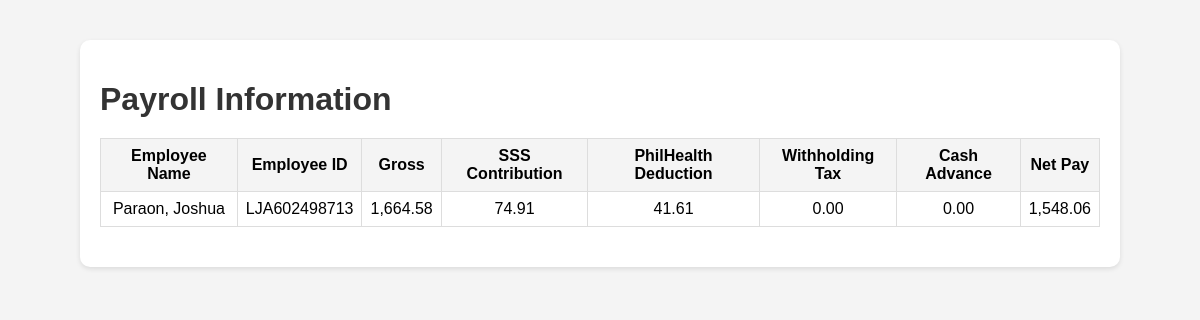
/view_payroll.php (signed in), run on the app's committed database.
### tables this page shows
CREATE TABLE `attendance` (
  `id` int(11) NOT NULL,
  `employee_id` int(11) NOT NULL,
  `date` date NOT NULL,
  `time_in` time NOT NULL,
  `status` int(1) NOT NULL,
  `time_out` time NOT NULL,
  `status_out` int(1) NOT NULL,
  `num_hr` double NOT NULL
);

CREATE TABLE `employees` (
  `id` int(11) NOT NULL,
  `employee_id` varchar(15) NOT NULL,
  `firstname` varchar(50) NOT NULL,
  `lastname` varchar(50) NOT NULL,
  `address` text NOT NULL,
  `birthdate` date NOT NULL,
  `contact_info` varchar(100) NOT NULL,
  `gender` varchar(10) NOT NULL,
  `position_id` int(11) NOT NULL,
  `schedule_id` int(11) NOT NULL,
  `photo` varchar(200) NOT NULL,
  `created_on` date NOT NULL,
  `qrtext` varchar(255) NOT NULL,
  `qrimage` varchar(255) NOT NULL,
  `password` varchar(255) NOT NULL
);

### view_payroll.php (the view, shortened to what this page needs)
<?php
include 'conn.php';
$employee_id = $_SESSION['employee_id'];
$to = date('Y-m-d');
$from = date('Y-m-d', strtotime('-30 day', strtotime($to)));
$sqlPayroll = "SELECT *, SUM(num_hr) AS total_hr, attendance.employee_id AS empid FROM attendance LEFT JOIN employees ON employees.id=attendance.employee_id LEFT JOIN position ON position.id=employees.position_id WHERE date BETWEEN '$from' AND '$to' AND employees.employee_id = '$employee_id' GROUP BY attendance.employee_id ORDER BY employees.lastname ASC, employees.firstname ASC;";
$resultPayroll = $conn->query($sqlPayroll);
?>
<!DOCTYPE html>
<html lang="en">
<head>
</head>
<body>
    <div class="container">
        <h1>Payroll Information</h1>
        <table id="example1" class="table table-bordered">
            <thead>
                <th>Employee Name</th>
                <th>Employee ID</th>
                <th>Gross</th>
                <th>SSS Contribution</th>
                <th>PhilHealth Deduction</th>
                <th>Withholding Tax</th>
                <th>Cash Advance</th>
                <th>Net Pay</th>
            </thead>
            <tbody>
                <?php
                while ($row = $resultPayroll->fetch_assoc()) {
                    $empid = $row['empid'];
                    $sss_contribution = ($row['rate'] * $row['total_hr']) * 0.045;
                    $philhealth_rate = 0.05;
                    $salary = $row['rate'] * $row['total_hr'];
                    $philhealth_contribution = $salary * $philhealth_rate / 2;
                    $gross = $row['rate'] * $row['total_hr'];
                    if ($gross <= 250000) {
                        $withholding_tax = 0;
                    } elseif ($gross <= 400000) {
                        $withholding_tax = ($gross - 250000) * 0.15;
                    } elseif ($gross <= 800000) {
                        $withholding_tax = ($gross - 400000) * 0.20 + 22500;
                    } elseif ($gross <= 2000000) {
                        $withholding_tax = ($gross - 800000) * 0.25 + 102500;
                    } elseif ($gross <= 8000000) {
                        $withholding_tax = ($gross - 2000000) * 0.30 + 402500;
                    } else {
                        $withholding_tax = ($gross - 8000000) * 0.35 + 2202500;
                    }
                    $casql = "SELECT SUM(amount) AS cashamount FROM cashadvance WHERE employee_id='$empid' AND date_advance BETWEEN '$from' AND '$to'";
                    $caquery = $conn->query($casql);
                    $carow = $caquery->fetch_assoc();
                    $cashadvance = $carow['cashamount'] ?? 0;
                    $total_deduction = $sss_contribution + $philhealth_contribution + $withholding_tax;
                    $net = $gross - $total_deduction - $cashadvance;
                    echo "
                        <tr>
                            <td>" . $row['lastname'] . ", " . $row['firstname'] . "</td>
                            <td>" . $row['employee_id'] . "</td>
                            <td>" . number_format($gross, 2) . "</td>
                            <td>" . number_format($sss_contribution, 2) . "</td>
                            <td>" . number_format($philhealth_contribution, 2) . "</td>
                            <td>" . number_format($withholding_tax, 2) . "</td>
                            <td>" . number_format($cashadvance, 2) . "</td>
                            <td>" . number_format($net, 2) . "</td>
                        </tr>
                    ";
                }
                ?>
            </tbody>
        </table>
    </div>
</body>
</html>

### view_payroll.php (style rules this page uses)
body { font-family: Arial, sans-serif; background-color: #f4f4f4; margin: 0; padding: 20px; }
.container { max-width: 1000px; margin: 20px auto; background-color: #fff; border-radius: 10px; box-shadow: 0 2px 5px rgba(0, 0, 0, 0.1); padding: 20px; }
h1 { color: #333; margin-bottom: 20px; }
table { width: 100%; border-collapse: collapse; margin-bottom: 20px; }
table th, table td { border: 1px solid #ddd; padding: 8px; text-align: center; }
table th { background-color: #f4f4f4; }

### data on the page
attendance: employee.lastname "Paraon", employee.firstname "Joshua", employee.employee_id "LJA602498713", gross "1,664.58", sss_contribution "74.91", philhealth_contribution "41.61", withholding_tax "0.00", cashadvance "0.00", net "1,548.06"
